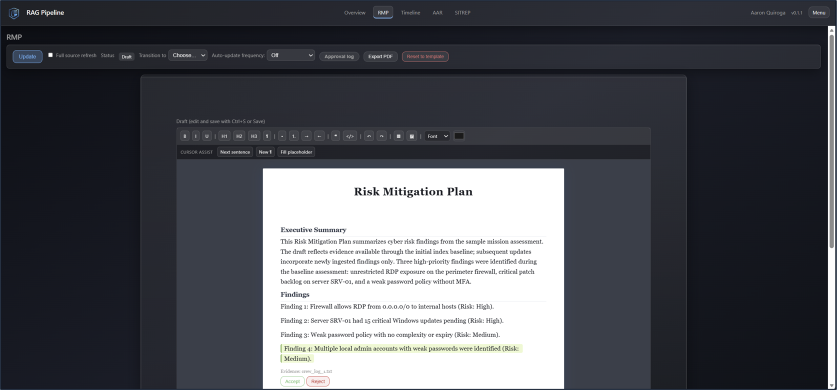
#> input picture presentation/assets/src_document_page.png, 1673 x 780 px (shown at 1/2 size)
$ python make_document_callout.py
#> lines starting #> are read from the running program, lines starting #| are printed output that depends on the picture
"""Build the 'Reviewing an Edit' image for slide 8.

Screenshot on top with the proposed edit boxed, an arrow down to a magnified
strip of that same edit. Borders and arrow are black.

The explanatory sidebar text is deliberately NOT baked in here - it lives as an
editable PowerPoint text box, added by build_deck.py.
"""
from __future__ import annotations

import os

from PIL import Image, ImageDraw

HERE = os.path.dirname(os.path.abspath(__file__))
OUT = os.path.join(HERE, "assets")
SRC = os.path.join(OUT, "src_document_page.png")
os.makedirs(OUT, exist_ok=True)

BLACK = (0, 0, 0)
WHITE = (255, 255, 255)

# Region of the source screenshot holding the proposed edit + evidence + buttons
CROP = (548, 684, 1128, 778)

CANVAS_W, CANVAS_H = 2020, 1430
SHOT_X, SHOT_Y, SHOT_W = 60, 70, 1900
ZOOM_X, ZOOM_Y, ZOOM_W = 60, 1060, 1900

shot = Image.open(SRC).convert("RGB")
scale = SHOT_W / shot.width
#> scale = 1.14
shot_r = shot.resize((SHOT_W, int(shot.height * scale)), Image.LANCZOS)
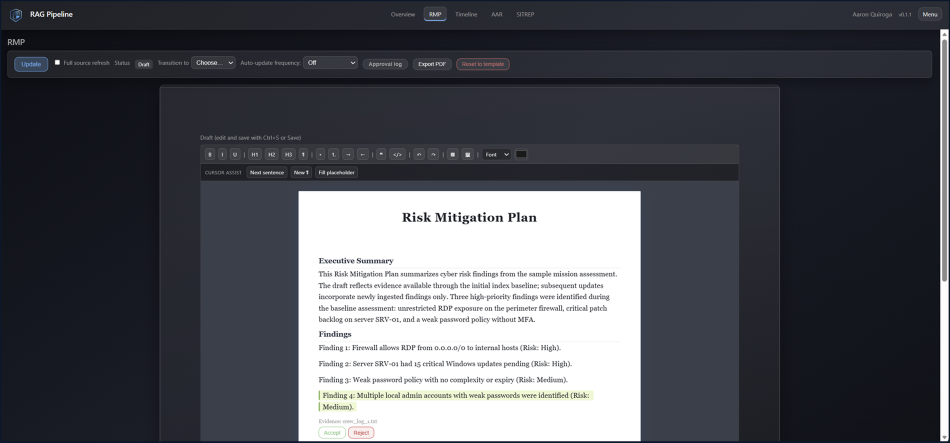
#> shot_r: PIL image 1900x885 RGB (shown at 1/2 size); mean R, G, B 79.5, 81.5, 87.7

canvas = Image.new("RGB", (CANVAS_W, CANVAS_H), WHITE)
#> canvas: PIL image 2020x1430 RGB; every value is 255
canvas.paste(shot_r, (SHOT_X, SHOT_Y))
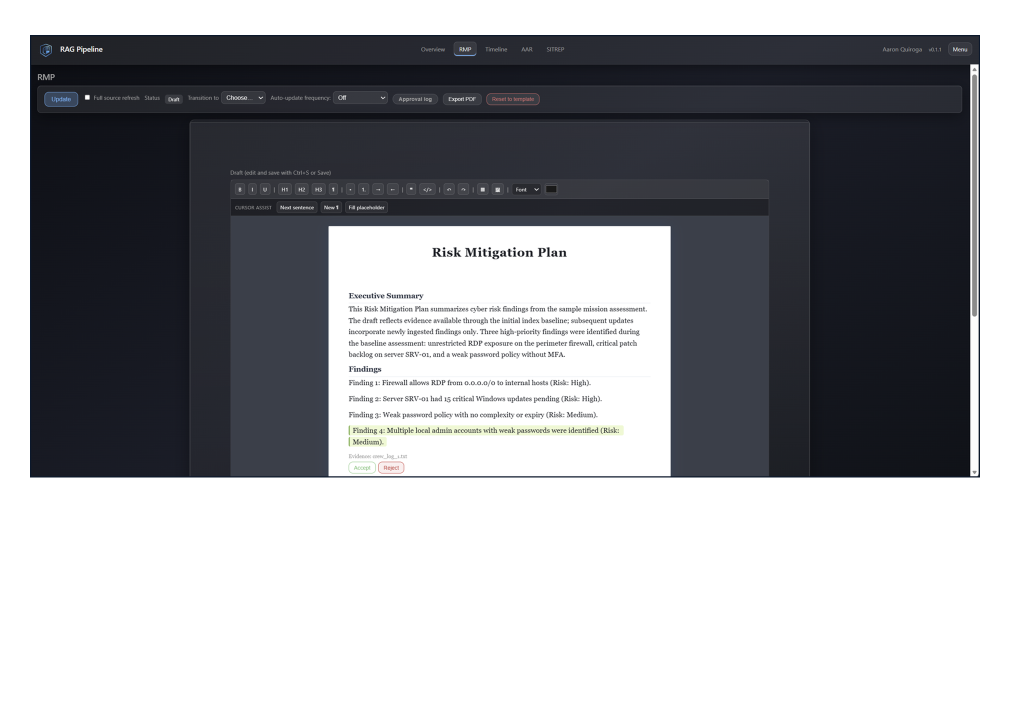
#> canvas: PIL image 2020x1430 RGB (shown at 1/2 size); mean R, G, B 152.8, 154, 157.6
d = ImageDraw.Draw(canvas)

# box the edit inside the full screenshot
bx0 = SHOT_X + int(CROP[0] * scale)
#> bx0 = 682
by0 = SHOT_Y + int(CROP[1] * scale)
#> by0 = 846
bx1 = SHOT_X + int(CROP[2] * scale)
#> bx1 = 1341
by1 = SHOT_Y + int(CROP[3] * scale)
#> by1 = 953
for w in range(5):
    d.rectangle([bx0 - w, by0 - w, bx1 + w, by1 + w], outline=BLACK)

# magnified strip, aligned to the screenshot's width
zoom = shot.crop(CROP)
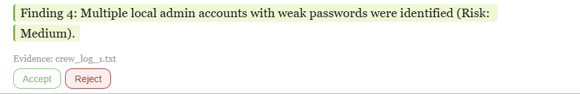
#> zoom: PIL image 580x94 RGB; mean R, G, B 245.5, 246.8, 241.1
zoom_r = zoom.resize((ZOOM_W, int(zoom.height * (ZOOM_W / zoom.width))),
                     Image.LANCZOS)
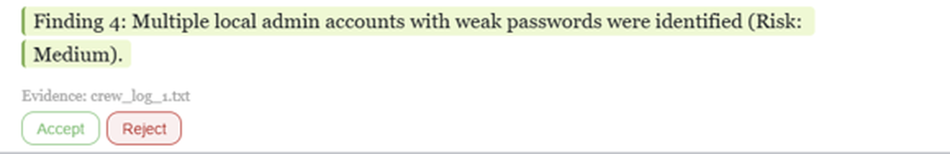
#> zoom_r: PIL image 1900x307 RGB (shown at 1/2 size); mean R, G, B 245.4, 246.5, 240.9
for w in range(5):
    d.rectangle([ZOOM_X - 6 - w, ZOOM_Y - 6 - w,
                 ZOOM_X + zoom_r.width + 6 + w,
                 ZOOM_Y + zoom_r.height + 6 + w], outline=BLACK)
canvas.paste(zoom_r, (ZOOM_X, ZOOM_Y))
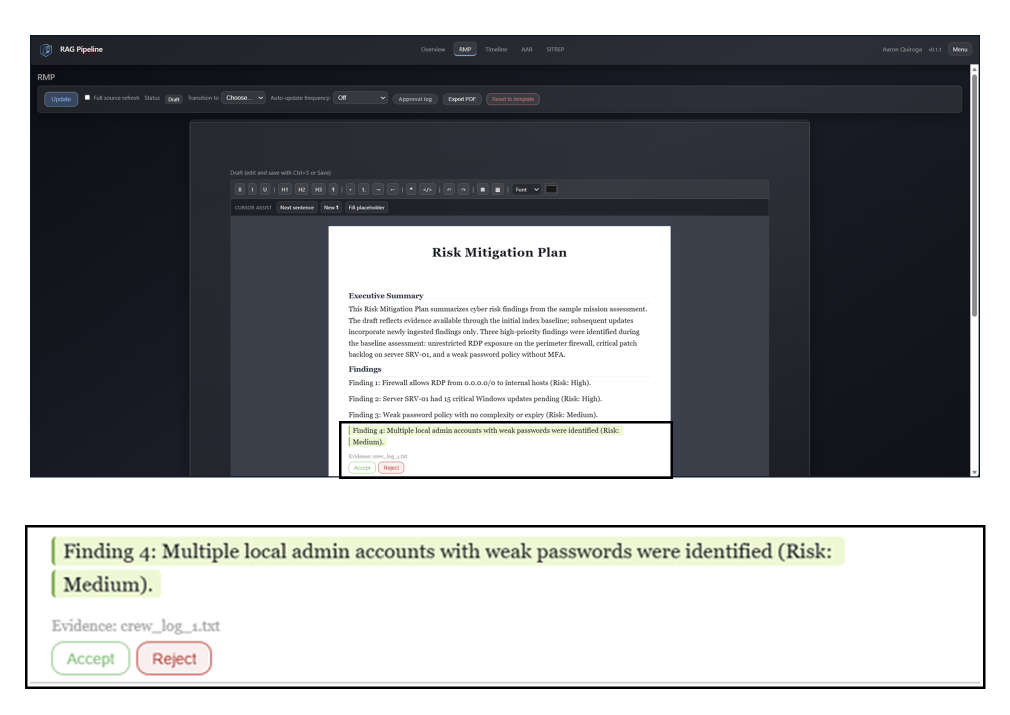
#> canvas: PIL image 2020x1430 RGB (shown at 1/2 size); mean R, G, B 148.4, 149.8, 152.3

# arrow from the boxed edit down into the strip
cx = (bx0 + bx1) // 2
#> cx = 1011
d.line([cx, by1 + 12, cx, ZOOM_Y - 48], fill=BLACK, width=7)
d.polygon([(cx, ZOOM_Y - 16), (cx - 22, ZOOM_Y - 52), (cx + 22, ZOOM_Y - 52)],
          fill=BLACK)

path = os.path.join(OUT, "fig_document_callout.png")
canvas.save(path, "PNG")
print("wrote", path, canvas.size, f"aspect {canvas.width/canvas.height:.2f}:1")
#| wrote presentation/assets/fig_document_callout.png (2020, 1430) aspect 1.41:1

$ run again, with presentation/assets/src_workflow_07.png copied over presentation/assets/src_document_page.png
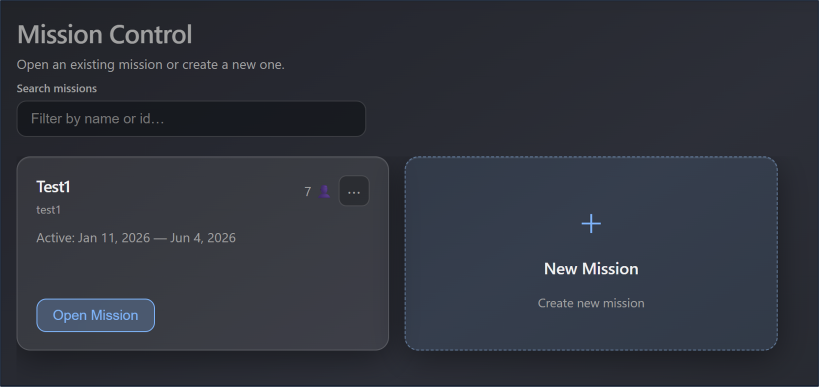
#> input picture presentation/assets/src_workflow_07.png, 1638 x 773 px (shown at 1/2 size)
#> `zoom = shot.crop(CROP)`:
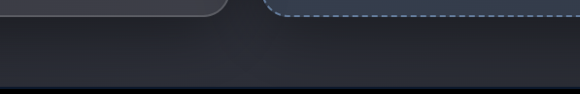
#> zoom: PIL image 580x94 RGB; mean R, G, B 39.2, 42.1, 50.6
#> `canvas.paste(zoom_r, (ZOOM_X, ZOOM_Y))`:
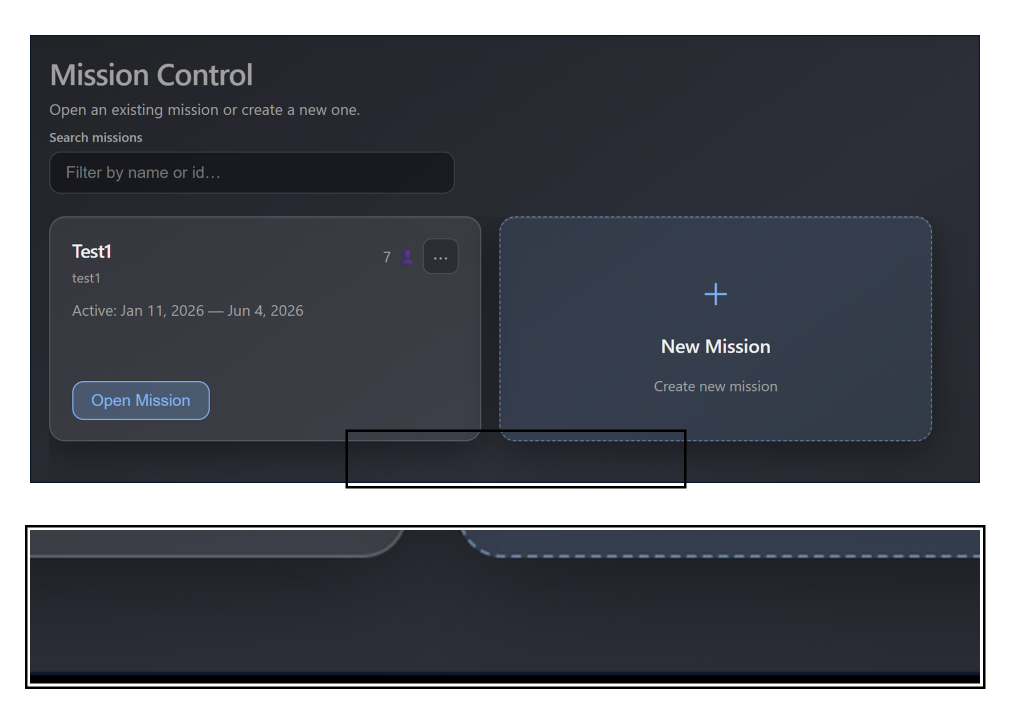
#> canvas: PIL image 2020x1430 RGB (shown at 1/2 size); mean R, G, B 86.8, 89.6, 96.8
#| wrote presentation/assets/fig_document_callout.png (2020, 1430) aspect 1.41:1
